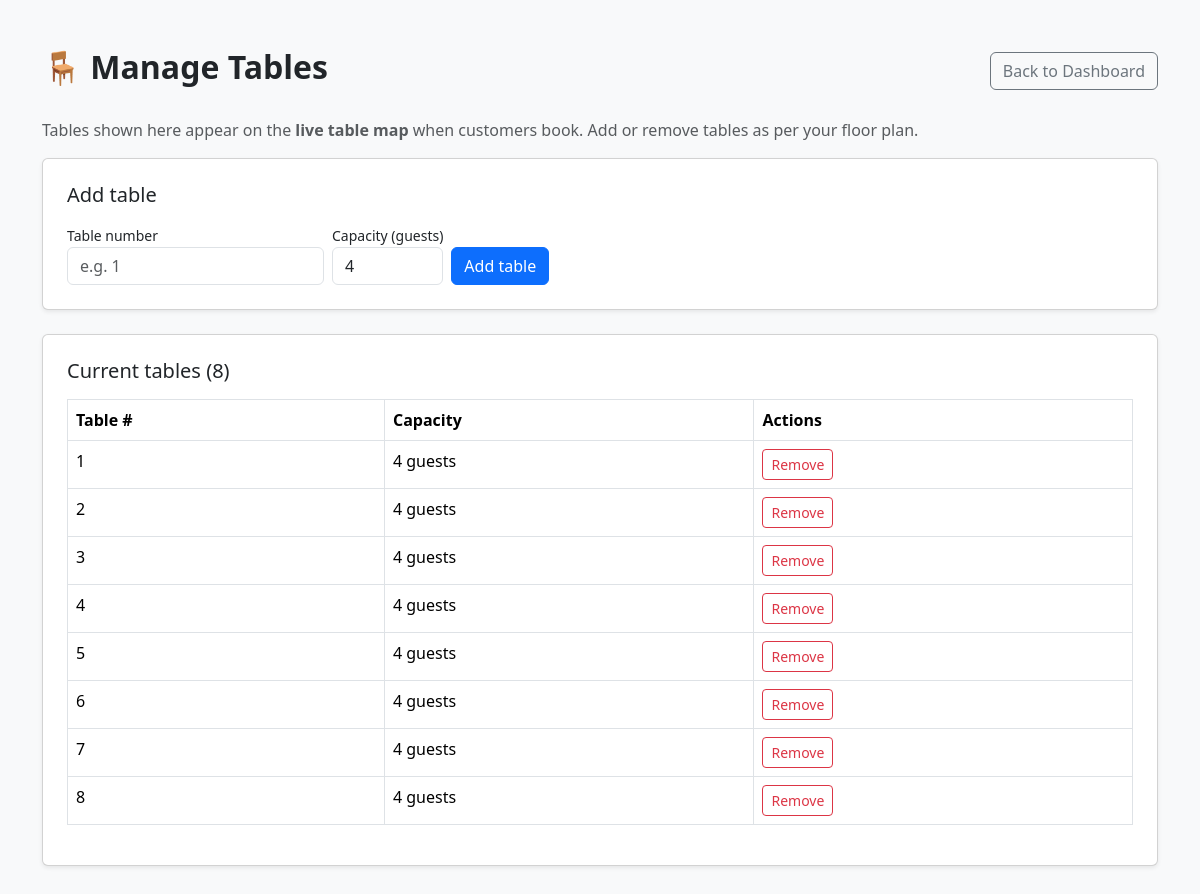
Page /restaurant/1/tables/ (signed in) on the committed database.
### restaurants/models.py (models this page shows, shortened)
class Table(models.Model):
    STATUS_CHOICES = (
        ('available', 'Available'),
        ('reserved', 'Reserved'),
        ('occupied', 'Occupied'),
    )
    restaurant = models.ForeignKey(
        Restaurant,
        on_delete=models.CASCADE,
        related_name="tables"
    )
    table_number = models.IntegerField()
    capacity = models.PositiveIntegerField(default=4, help_text="Number of guests")
    x_position = models.IntegerField(default=0)
    y_position = models.IntegerField(default=0)
    status = models.CharField(
        max_length=20,
        choices=STATUS_CHOICES,
        default='available'
    )

### restaurants/views.py (the view, shortened to what this page needs)
@login_required(login_url='/login/')
def manage_restaurant_tables(request, restaurant_id):
    restaurant = get_object_or_404(Restaurant, id=restaurant_id)
    tables = Table.objects.filter(restaurant=restaurant).order_by("table_number")
    return render(request, "manage_restaurant_tables.html", {
        "restaurant": restaurant,
        "tables": tables,
    })

### restaurants/templates/manage_restaurant_tables.html (shortened to what this page needs)
<!DOCTYPE html>
<html lang="en">
<head>
    <link href="https://cdn.jsdelivr.net/npm/bootstrap@5.3.2/dist/css/bootstrap.min.css" rel="stylesheet">
</head>
<body class="bg-light">
<div class="container py-5">
    <div class="d-flex justify-content-between align-items-center mb-4">
        <h2 class="fw-bold">🪑 Manage Tables</h2>
        <a href="{% url 'restaurant_dashboard' restaurant.id %}" class="btn btn-outline-secondary">Back to Dashboard</a>
    </div>
    <p class="text-muted">Tables shown here appear on the <strong>live table map</strong> when customers book. Add or remove tables as per your floor plan.</p>
    <div class="card shadow-sm p-4 mb-4">
        <h5 class="mb-3">Add table</h5>
        <form method="POST" class="row g-2 align-items-end">
            <div class="col-auto">
                <label class="form-label small mb-0">Table number</label>
                <input type="number" name="table_number" class="form-control" min="1" placeholder="e.g. 1" required>
            </div>
            <div class="col-auto">
                <label class="form-label small mb-0">Capacity (guests)</label>
                <input type="number" name="capacity" class="form-control" value="4" min="1" max="20">
            </div>
            <div class="col-auto">
                <button type="submit" class="btn btn-primary">Add table</button>
            </div>
        </form>
    </div>
    <div class="card shadow-sm p-4">
        <h5 class="mb-3">Current tables ({{ tables.count }})</h5>
        {% if tables %}
            <div class="table-responsive">
                <table class="table table-bordered">
                    <thead>
                        <tr>
                            <th>Table #</th>
                            <th>Capacity</th>
                            <th>Actions</th>
                        </tr>
                    </thead>
                    <tbody>
                        {% for t in tables %}
                            <tr>
                                <td>{{ t.table_number }}</td>
                                <td>{{ t.capacity }} guests</td>
                                <td>
                                    <form method="POST" class="d-inline" onsubmit="return confirm('Remove this table?');">
                                        <button type="submit" class="btn btn-sm btn-outline-danger">Remove</button>
                                    </form>
                                </td>
                            </tr>
                        {% endfor %}
                    </tbody>
                </table>
            </div>
        {% else %}
            <p class="text-muted mb-0">No tables yet. Add one above, or they will be auto-created when a customer opens the book-table map.</p>
        {% endif %}
    </div>
</div>
</body>
</html>

### rows in the picture
Table: table_number "1", capacity "4"
Table: table_number "2", capacity "4"
Table: table_number "3", capacity "4"
Table: table_number "4", capacity "4"
Table: table_number "5", capacity "4"
Table: table_number "6", capacity "4"
Table: table_number "7", capacity "4"
Table: table_number "8", capacity "4"

### other values in the picture
{{ tables.count }} "8"
